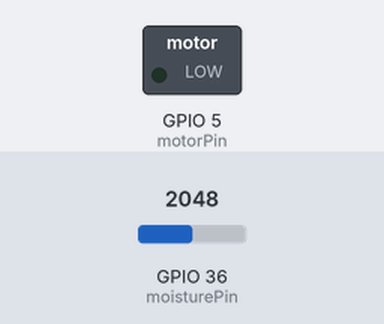
Bench run of a sketch on a simulated ESP32. On the bench: switched loads named in the sketch (green lamp = pin HIGH). The inputs (shaded band) are chosen by the test bench; at power-on: GPIO 36 (moisturePin) = 2048. WiFi joins after 1.5 s; servers stay silent unless stated; no MQTT or app messages arrive unless stated; what the sketch prints to the serial monitor is not drawn.

Above: at 2.7 s.
2.8 s: GPIO 36 (moisturePin) set to 1850
13.0 s: GPIO 36 (moisturePin) set to 1745
At 22.6 s:
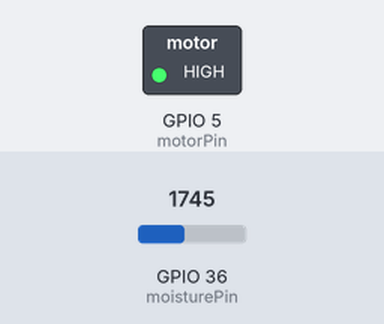
23.0 s: GPIO 36 (moisturePin) set to 2047
At 32.6 s:
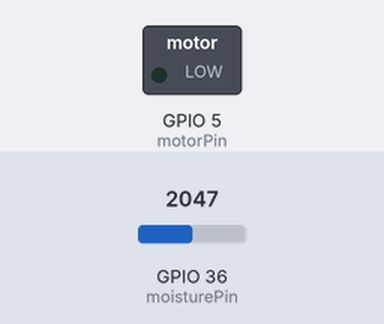
33.0 s: GPIO 36 (moisturePin) set to 1228
At 42.7 s:
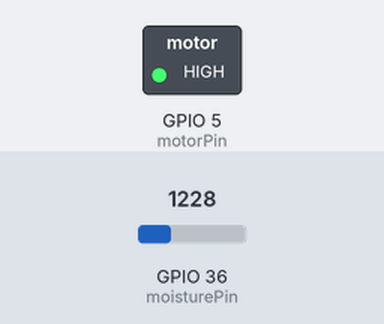
Timing chart, 0 to 44.0 s (numbered marks = the images above; inputs shaded):
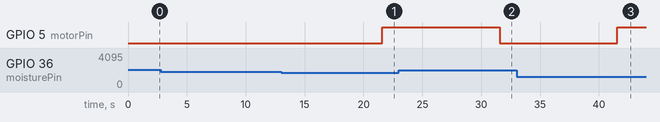

The sketch:

soilMqtt.ino
```cpp
#include <WiFi.h>
#include <PubSubClient.h>

const int moisturePin = 36;             // moisture sensor pin
const int motorPin = 05;


unsigned long interval = 5000;
unsigned long previousMillis = 0;
unsigned long interval1 = 5000;
unsigned long previousMillis1 = 0;

float moisturePercentage;    //moisture reading

// Change the credentials below, so your ESP8266 connects to your router
const char* ssid = "rspatil";
const char* password = "dAn3Zq66";

// Change the variable to your Raspberry Pi IP address, so it connects to your MQTT broker
const char* mqtt_server = "10.42.0.71";

// Initializes the espClient
WiFiClient espClient;
PubSubClient client(espClient);

// Timers auxiliar variables
long now = millis();
long lastMeasure = 0;

char data[80];

// Don't change the function below. This functions connects your ESP8266 to your router
void setup_wifi() {
  delay(10);
  // We start by connecting to a WiFi network
  Serial.println();
  Serial.print("Connecting to ");
  Serial.println(ssid);
  WiFi.begin(ssid, password);
  while (WiFi.status() != WL_CONNECTED) {
    delay(500);
    Serial.print(".");
  }
  Serial.println("");
  Serial.print("WiFi connected - ESP IP address: ");
  Serial.println(WiFi.localIP());
}

// This functions is executed when some device publishes a message to a topic that your ESP8266 is subscribed to
// Change the function below to add logic to your program, so when a device publishes a message to a topic that
// your ESP8266 is subscribed you can actually do something
void callback(String topic, byte* message, unsigned int length) {
  Serial.print("Message arrived on topic: ");
  Serial.print(topic);
  Serial.print(". Message: ");
  String messageTemp;
  Serial.println();
}

// This functions reconnects your ESP8266 to your MQTT broker
// Change the function below if you want to subscribe to more topics with your ESP8266
void reconnect() {
  // Loop until we're reconnected
  while (!client.connected()) {
    Serial.print("Attempting MQTT connection...");
    // Attempt to connect

    if (client.connect("ESP8266Client")) {
      Serial.println("connected");
      // Subscribe or resubscribe to a topic
      // You can subscribe to more topics (to control more LEDs in this example)
    } else {
      Serial.print("failed, rc=");
      Serial.print(client.state());
      Serial.println(" try again in 5 seconds");
      // Wait 5 seconds before retrying
      delay(5000);
    }
  }
}

// The setup function sets your DHT sensor, starts the serial communication at a baud rate of 115200
// Sets your mqtt broker and sets the callback function
// The callback function is what receives messages and actually controls the LEDs
void setup() {

  Serial.begin(115200);
  delay(10);
  pinMode(motorPin, OUTPUT);

  setup_wifi();
  client.setServer(mqtt_server, 1883);
  client.setCallback(callback);
  if (!client.connected()) {
  reconnect();
}

}


// For this project, you don't need to change anything in the loop function.
// Basically it ensures that you ESP is connected to your broker
void loop() {

  if(!client.loop())
     /*
     YOU  NEED TO CHANGE THIS NEXT LINE, IF YOU'RE HAVING PROBLEMS WITH MQTT MULTIPLE CONNECTIONS
     To change the ESP device ID, you will have to give a unique name to the ESP8266.
     Here's how it looks like now:
       client.connect("ESP8266Client");
     If you want more devices connected to the MQTT broker, you can do it like this:
       client.connect("ESPOffice");
     Then, for the other ESP:
       client.connect("ESPGarage");
      That should solve your MQTT multiple connections problem

     THE SECTION IN recionnect() function should match your device name
    */
    client.connect("ESP8266Client");


     now = millis();

   unsigned long currentMillis = millis();             // grab current time
     moisturePercentage = ( 100.00 - ( (analogRead(moisturePin) /4095.00) * 100.00 ) );

  if ((unsigned long)(currentMillis - previousMillis1) >= interval1) {
    //Serial.print("Soil Moisture is  = ");
    //Serial.print(moisturePercentage);
    //Serial.println("%");
    previousMillis1 = millis();
  }

  if (moisturePercentage < 50) {
  digitalWrite(motorPin, LOW);         // tun on motor
  }

  if (moisturePercentage > 50 && moisturePercentage < 55) {
  digitalWrite(motorPin, LOW);        //turn on motor pump
  }

  if (moisturePercentage > 56) {
  digitalWrite(motorPin, HIGH);          // turn off mottor
  }

    static char moist[7];
    dtostrf(moisturePercentage, 6, 2, moist);

    String moistReadings = "{\"Moisture\" : \"" + String(moist) + "\"}";
    moistReadings.toCharArray(data, (moistReadings.length() + 1));

    // Publishes Temperature and Humidity values

    client.publish("moisture", data);
    delay(10000);
    Serial.println(data);

  }
```

Measured:
- the behaviour switches between 1802 and 1801 on GPIO 36 (moisturePin) (found by bisection; images 0 and 1)
- after the input at 2.8 s, every drawn part: stays the same
- after the input at 13.0 s, GPIO 5 (motorPin): LOW → HIGH after 8.6 s
- after the input at 23.0 s, GPIO 5 (motorPin): HIGH → LOW after 8.6 s
- after the input at 33.0 s, GPIO 5 (motorPin): LOW → HIGH after 8.6 s
